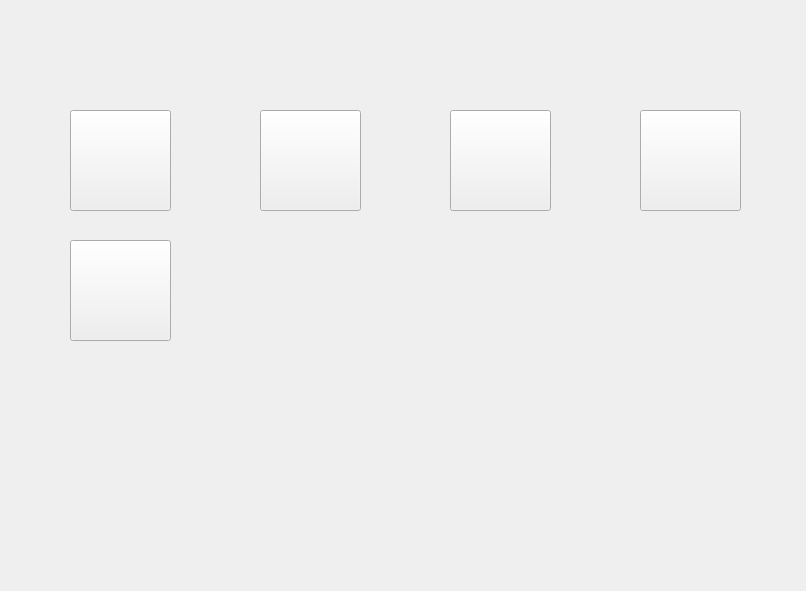
<?xml version="1.0" encoding="UTF-8"?>
<ui version="4.0">
 <class>MainWindow</class>
 <widget class="QMainWindow" name="MainWindow">
  <property name="enabled">
   <bool>true</bool>
  </property>
  <property name="geometry">
   <rect>
    <x>0</x>
    <y>0</y>
    <width>806</width>
    <height>591</height>
   </rect>
  </property>
  <property name="contextMenuPolicy">
   <enum>Qt::ActionsContextMenu</enum>
  </property>
  <property name="windowTitle">
   <string>MainWindow</string>
  </property>
  <property name="styleSheet">
   <string notr="true">

border-image: url(:/newPrefix/5.jpg);
</string>
  </property>
  <widget class="QWidget" name="centralwidget">
   <property name="styleSheet">
    <string notr="true">background-image: url(:/newPrefix/5.jpg);</string>
   </property>
   <widget class="QPushButton" name="pushButton">
    <property name="geometry">
     <rect>
      <x>70</x>
      <y>110</y>
      <width>101</width>
      <height>101</height>
     </rect>
    </property>
    <property name="styleSheet">
     <string notr="true">
border-image: url(:/newPrefix/snake1.jpg);
</string>
    </property>
    <property name="text">
     <string/>
    </property>
   </widget>
   <widget class="QPushButton" name="pushButton_4">
    <property name="geometry">
     <rect>
      <x>450</x>
      <y>110</y>
      <width>101</width>
      <height>101</height>
     </rect>
    </property>
    <property name="styleSheet">
     <string notr="true">
border-image: url(:/newPrefix/gs.jpg);
</string>
    </property>
    <property name="text">
     <string/>
    </property>
   </widget>
   <widget class="QPushButton" name="pushButton_2">
    <property name="geometry">
     <rect>
      <x>260</x>
      <y>110</y>
      <width>101</width>
      <height>101</height>
     </rect>
    </property>
    <property name="styleSheet">
     <string notr="true">border-image: url(:/newPrefix/cr.jpg);
</string>
    </property>
    <property name="text">
     <string/>
    </property>
   </widget>
   <widget class="QPushButton" name="pushButton_3">
    <property name="geometry">
     <rect>
      <x>70</x>
      <y>240</y>
      <width>101</width>
      <height>101</height>
     </rect>
    </property>
    <property name="styleSheet">
     <string notr="true">border-image: url(:/newPrefix/ttt.png);
</string>
    </property>
    <property name="text">
     <string/>
    </property>
   </widget>
   <widget class="QPushButton" name="pushButton_5">
    <property name="geometry">
     <rect>
      <x>640</x>
      <y>110</y>
      <width>101</width>
      <height>101</height>
     </rect>
    </property>
    <property name="styleSheet">
     <string notr="true">border-image: url(:/newPrefix/ludo.jpg);</string>
    </property>
    <property name="text">
     <string/>
    </property>
   </widget>
   <widget class="QLabel" name="label">
    <property name="geometry">
     <rect>
      <x>0</x>
      <y>0</y>
      <width>811</width>
      <height>51</height>
     </rect>
    </property>
    <property name="styleSheet">
     <string notr="true">
border-image: url(:/newPrefix/plato.png);
</string>
    </property>
    <property name="text">
     <string/>
    </property>
   </widget>
  </widget>
 </widget>
 <resources>
  <include location="text.qrc"/>
 </resources>
 <connections/>
</ui>
